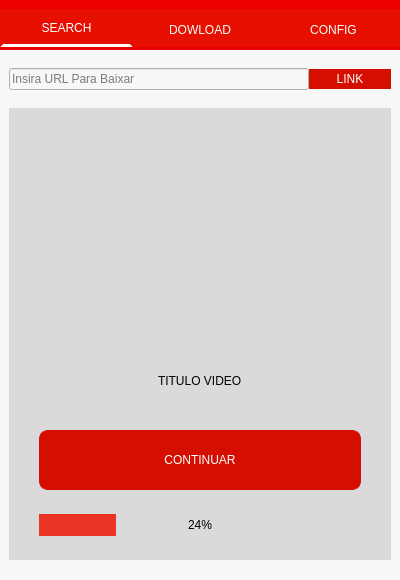
<?xml version="1.0" encoding="UTF-8"?>
<ui version="4.0">
 <class>MainWindow</class>
 <widget class="QMainWindow" name="MainWindow">
  <property name="geometry">
   <rect>
    <x>0</x>
    <y>0</y>
    <width>400</width>
    <height>580</height>
   </rect>
  </property>
  <property name="minimumSize">
   <size>
    <width>400</width>
    <height>580</height>
   </size>
  </property>
  <property name="maximumSize">
   <size>
    <width>16777215</width>
    <height>16777200</height>
   </size>
  </property>
  <property name="windowTitle">
   <string>MainWindow</string>
  </property>
  <widget class="QWidget" name="centralwidget">
   <layout class="QVBoxLayout" name="verticalLayout">
    <property name="spacing">
     <number>0</number>
    </property>
    <property name="leftMargin">
     <number>0</number>
    </property>
    <property name="topMargin">
     <number>0</number>
    </property>
    <property name="rightMargin">
     <number>0</number>
    </property>
    <property name="bottomMargin">
     <number>0</number>
    </property>
    <item>
     <widget class="QFrame" name="frame">
      <property name="maximumSize">
       <size>
        <width>16777215</width>
        <height>50</height>
       </size>
      </property>
      <property name="styleSheet">
       <string notr="true">background-color: rgb(236, 0, 0);</string>
      </property>
      <property name="frameShape">
       <enum>QFrame::NoFrame</enum>
      </property>
      <property name="frameShadow">
       <enum>QFrame::Raised</enum>
      </property>
      <layout class="QHBoxLayout" name="horizontalLayout">
       <property name="spacing">
        <number>0</number>
       </property>
       <property name="leftMargin">
        <number>0</number>
       </property>
       <property name="topMargin">
        <number>9</number>
       </property>
       <property name="rightMargin">
        <number>0</number>
       </property>
       <property name="bottomMargin">
        <number>3</number>
       </property>
       <item>
        <widget class="QPushButton" name="pushButton">
         <property name="sizePolicy">
          <sizepolicy hsizetype="Preferred" vsizetype="Expanding">
           <horstretch>0</horstretch>
           <verstretch>0</verstretch>
          </sizepolicy>
         </property>
         <property name="maximumSize">
          <size>
           <width>16777215</width>
           <height>50</height>
          </size>
         </property>
         <property name="styleSheet">
          <string notr="true">QPushButton {
	font: 75 14pt &quot;Verdana&quot;;
	color: white;
	background-color: rgb(231, 15, 0);
	border-radius: 0px; border: 3px solid rgb(231, 15, 0);
	border-bottom: 3px solid rgb(255,255,255);
}

QPushButton:hover {
	background-color: rgb(231, 15, 0);
	border-radius: 0px; border: 3px solid  rgb(231, 15, 0);
	border-bottom:3px  solid rgb(255,2555,255);
}</string>
         </property>
         <property name="text">
          <string>SEARCH</string>
         </property>
        </widget>
       </item>
       <item>
        <widget class="QPushButton" name="pushButton_2">
         <property name="sizePolicy">
          <sizepolicy hsizetype="Minimum" vsizetype="MinimumExpanding">
           <horstretch>0</horstretch>
           <verstretch>0</verstretch>
          </sizepolicy>
         </property>
         <property name="maximumSize">
          <size>
           <width>16777215</width>
           <height>50</height>
          </size>
         </property>
         <property name="styleSheet">
          <string notr="true">QPushButton {
	font: 75 14pt &quot;Verdana&quot;;
	color: white;
	background-color: rgb(231, 15, 0);
	border-radius: 0px; border: 3px solid rgb(231, 15, 0);
	border-bottom: 0px solid rgb(255,255,255);
}

QPushButton:hover {
	background-color: rgb(231, 15, 0);
	border-radius: 0px; border: 3px solid  rgb(231, 15, 0);
	border-bottom:0px  solid rgb(255,2555,255);
}</string>
         </property>
         <property name="text">
          <string>DOWLOAD</string>
         </property>
        </widget>
       </item>
       <item>
        <widget class="QPushButton" name="pushButton_3">
         <property name="sizePolicy">
          <sizepolicy hsizetype="Minimum" vsizetype="Expanding">
           <horstretch>0</horstretch>
           <verstretch>0</verstretch>
          </sizepolicy>
         </property>
         <property name="maximumSize">
          <size>
           <width>16777215</width>
           <height>50</height>
          </size>
         </property>
         <property name="styleSheet">
          <string notr="true">QPushButton {
	font: 75 14pt &quot;Verdana&quot;;
	color: white;
	background-color: rgb(231, 15, 0);
	border-radius: 0px; border: 3px solid rgb(231, 15, 0);
	border-bottom: 0px solid rgb(255,255,255);
}

QPushButton:hover {
	background-color: rgb(231, 15, 0);
	border-radius: 0px; border: 3px solid  rgb(231, 15, 0);
	border-bottom:0px  solid rgb(255,2555,255);
}</string>
         </property>
         <property name="text">
          <string>CONFIG</string>
         </property>
        </widget>
       </item>
      </layout>
     </widget>
    </item>
    <item>
     <widget class="QStackedWidget" name="stackedWidget">
      <property name="styleSheet">
       <string notr="true">background-color: rgb(255, 255, 255);</string>
      </property>
      <property name="currentIndex">
       <number>1</number>
      </property>
      <widget class="QWidget" name="page_3"/>
      <widget class="QWidget" name="page">
       <layout class="QVBoxLayout" name="verticalLayout_2">
        <property name="spacing">
         <number>0</number>
        </property>
        <property name="leftMargin">
         <number>0</number>
        </property>
        <property name="topMargin">
         <number>0</number>
        </property>
        <property name="rightMargin">
         <number>0</number>
        </property>
        <property name="bottomMargin">
         <number>0</number>
        </property>
        <item>
         <widget class="QFrame" name="frame_2">
          <property name="styleSheet">
           <string notr="true">background-color: rgb(247, 247, 247);</string>
          </property>
          <property name="frameShape">
           <enum>QFrame::NoFrame</enum>
          </property>
          <property name="frameShadow">
           <enum>QFrame::Raised</enum>
          </property>
          <layout class="QGridLayout" name="gridLayout">
           <property name="leftMargin">
            <number>9</number>
           </property>
           <property name="topMargin">
            <number>0</number>
           </property>
           <property name="rightMargin">
            <number>9</number>
           </property>
           <property name="bottomMargin">
            <number>0</number>
           </property>
           <property name="spacing">
            <number>0</number>
           </property>
           <item row="1" column="0" colspan="2">
            <widget class="QFrame" name="frame_3">
             <property name="maximumSize">
              <size>
               <width>16777215</width>
               <height>452</height>
              </size>
             </property>
             <property name="styleSheet">
              <string notr="true">
background-color: rgb(218, 218, 218);</string>
             </property>
             <property name="frameShape">
              <enum>QFrame::NoFrame</enum>
             </property>
             <property name="frameShadow">
              <enum>QFrame::Raised</enum>
             </property>
             <layout class="QVBoxLayout" name="verticalLayout_3">
              <property name="spacing">
               <number>0</number>
              </property>
              <property name="leftMargin">
               <number>30</number>
              </property>
              <property name="topMargin">
               <number>0</number>
              </property>
              <property name="rightMargin">
               <number>30</number>
              </property>
              <property name="bottomMargin">
               <number>0</number>
              </property>
              <item>
               <widget class="QLabel" name="label">
                <property name="sizePolicy">
                 <sizepolicy hsizetype="Fixed" vsizetype="Fixed">
                  <horstretch>0</horstretch>
                  <verstretch>0</verstretch>
                 </sizepolicy>
                </property>
                <property name="maximumSize">
                 <size>
                  <width>500</width>
                  <height>200</height>
                 </size>
                </property>
                <property name="toolTip">
                 <string>&lt;html&gt;&lt;head/&gt;&lt;body&gt;&lt;p align=&quot;center&quot;&gt;foto&lt;/p&gt;&lt;p align=&quot;center&quot;&gt;&lt;br/&gt;&lt;/p&gt;&lt;/body&gt;&lt;/html&gt;</string>
                </property>
                <property name="styleSheet">
                 <string notr="true">border-image: url(:/tmb/sem_img.png);</string>
                </property>
                <property name="text">
                 <string/>
                </property>
                <property name="pixmap">
                 <pixmap>:/tmb/ola.jpg</pixmap>
                </property>
                <property name="scaledContents">
                 <bool>true</bool>
                </property>
                <property name="alignment">
                 <set>Qt::AlignCenter</set>
                </property>
               </widget>
              </item>
              <item alignment="Qt::AlignHCenter">
               <widget class="QLabel" name="label_2">
                <property name="maximumSize">
                 <size>
                  <width>500</width>
                  <height>50</height>
                 </size>
                </property>
                <property name="text">
                 <string>TITULO VIDEO</string>
                </property>
               </widget>
              </item>
              <item>
               <widget class="QPushButton" name="pushButton_5">
                <property name="sizePolicy">
                 <sizepolicy hsizetype="Preferred" vsizetype="Preferred">
                  <horstretch>0</horstretch>
                  <verstretch>0</verstretch>
                 </sizepolicy>
                </property>
                <property name="maximumSize">
                 <size>
                  <width>500</width>
                  <height>60</height>
                 </size>
                </property>
                <property name="styleSheet">
                 <string notr="true">QPushButton {
	color: white;
	background-color: rgb(213, 15, 0);
	border-radius: 9px; border: 3px solid  rgb(213,15,0);
}

QPushButton:hover {
	background-color: rgb(231,15,0);
border-radius: 9px; border: 3px solid  rgb(213,15,0);
}</string>
                </property>
                <property name="text">
                 <string>CONTINUAR</string>
                </property>
               </widget>
              </item>
              <item>
               <widget class="QProgressBar" name="progressBar">
                <property name="styleSheet">
                 <string notr="true">QProgressBar
{
border: solid red;
border-radius: 15px;
color: black;
}
QProgressBar::chunk 
{
background-color: #eb3326;
border-radius :15px;
}    </string>
                </property>
                <property name="value">
                 <number>24</number>
                </property>
                <property name="alignment">
                 <set>Qt::AlignCenter</set>
                </property>
               </widget>
              </item>
             </layout>
            </widget>
           </item>
           <item row="0" column="0">
            <widget class="QLineEdit" name="lineEdit">
             <property name="sizePolicy">
              <sizepolicy hsizetype="Expanding" vsizetype="Preferred">
               <horstretch>0</horstretch>
               <verstretch>0</verstretch>
              </sizepolicy>
             </property>
             <property name="maximumSize">
              <size>
               <width>300</width>
               <height>16777215</height>
              </size>
             </property>
             <property name="styleSheet">
              <string notr="true">border-bottom: 3px rgb(0,0,0);</string>
             </property>
             <property name="placeholderText">
              <string>Insira URL Para Baixar</string>
             </property>
            </widget>
           </item>
           <item row="0" column="1">
            <widget class="QPushButton" name="pushButton_4">
             <property name="sizePolicy">
              <sizepolicy hsizetype="Minimum" vsizetype="Preferred">
               <horstretch>0</horstretch>
               <verstretch>0</verstretch>
              </sizepolicy>
             </property>
             <property name="maximumSize">
              <size>
               <width>500</width>
               <height>20</height>
              </size>
             </property>
             <property name="styleSheet">
              <string notr="true">QPushButton {
	color: white;
	background-color: rgb(213, 15, 0);
	border-radius: 0px; border: 0px solid  rgb(213,15,0);
}

QPushButton:hover {
	background-color: rgb(231,15,0);
border-radius: 0px; border: 0px solid  rgb(213,15,0);
}</string>
             </property>
             <property name="text">
              <string>LINK</string>
             </property>
            </widget>
           </item>
          </layout>
         </widget>
        </item>
       </layout>
      </widget>
      <widget class="QWidget" name="page_2">
       <layout class="QVBoxLayout" name="verticalLayout_5">
        <property name="spacing">
         <number>0</number>
        </property>
        <property name="leftMargin">
         <number>0</number>
        </property>
        <property name="topMargin">
         <number>0</number>
        </property>
        <property name="rightMargin">
         <number>0</number>
        </property>
        <property name="bottomMargin">
         <number>0</number>
        </property>
        <item>
         <widget class="QFrame" name="frame_4">
          <property name="styleSheet">
           <string notr="true">background-color: rgb(247, 247, 247);</string>
          </property>
          <property name="frameShape">
           <enum>QFrame::NoFrame</enum>
          </property>
          <property name="frameShadow">
           <enum>QFrame::Raised</enum>
          </property>
          <layout class="QGridLayout" name="gridLayout_2">
           <property name="leftMargin">
            <number>9</number>
           </property>
           <property name="topMargin">
            <number>0</number>
           </property>
           <property name="rightMargin">
            <number>9</number>
           </property>
           <property name="bottomMargin">
            <number>0</number>
           </property>
           <property name="spacing">
            <number>0</number>
           </property>
           <item row="1" column="0" colspan="2">
            <widget class="QFrame" name="frame_5">
             <property name="maximumSize">
              <size>
               <width>16777215</width>
               <height>452</height>
              </size>
             </property>
             <property name="styleSheet">
              <string notr="true">
background-color: rgb(218, 218, 218);</string>
             </property>
             <property name="frameShape">
              <enum>QFrame::NoFrame</enum>
             </property>
             <property name="frameShadow">
              <enum>QFrame::Raised</enum>
             </property>
             <layout class="QGridLayout" name="gridLayout_3">
              <item row="0" column="0">
               <widget class="QLabel" name="label_3">
                <property name="maximumSize">
                 <size>
                  <width>16777215</width>
                  <height>100</height>
                 </size>
                </property>
                <property name="text">
                 <string>QUALIDADE</string>
                </property>
                <property name="textFormat">
                 <enum>Qt::AutoText</enum>
                </property>
                <property name="alignment">
                 <set>Qt::AlignCenter</set>
                </property>
               </widget>
              </item>
              <item row="0" column="1">
               <widget class="QLabel" name="label_5">
                <property name="maximumSize">
                 <size>
                  <width>16777215</width>
                  <height>200</height>
                 </size>
                </property>
                <property name="text">
                 <string/>
                </property>
                <property name="alignment">
                 <set>Qt::AlignCenter</set>
                </property>
               </widget>
              </item>
              <item row="0" column="2">
               <widget class="QComboBox" name="comboBox"/>
              </item>
              <item row="1" column="1" colspan="2">
               <widget class="QLabel" name="label_6">
                <property name="maximumSize">
                 <size>
                  <width>16777215</width>
                  <height>200</height>
                 </size>
                </property>
                <property name="text">
                 <string/>
                </property>
                <property name="alignment">
                 <set>Qt::AlignCenter</set>
                </property>
               </widget>
              </item>
              <item row="2" column="1">
               <widget class="QPushButton" name="pushButton_7">
                <property name="sizePolicy">
                 <sizepolicy hsizetype="Preferred" vsizetype="Preferred">
                  <horstretch>0</horstretch>
                  <verstretch>0</verstretch>
                 </sizepolicy>
                </property>
                <property name="maximumSize">
                 <size>
                  <width>500</width>
                  <height>60</height>
                 </size>
                </property>
                <property name="styleSheet">
                 <string notr="true">QPushButton {
	color: white;
	background-color: rgb(213, 15, 0);
	border-radius: 9px; border: 3px solid  rgb(213,15,0);
}

QPushButton:hover {
	background-color: rgb(231,15,0);
border-radius: 9px; border: 3px solid  rgb(213,15,0);
}</string>
                </property>
                <property name="text">
                 <string>BAIXAR</string>
                </property>
               </widget>
              </item>
             </layout>
            </widget>
           </item>
           <item row="0" column="1">
            <widget class="QPushButton" name="pushButton_6">
             <property name="sizePolicy">
              <sizepolicy hsizetype="Minimum" vsizetype="Preferred">
               <horstretch>0</horstretch>
               <verstretch>0</verstretch>
              </sizepolicy>
             </property>
             <property name="maximumSize">
              <size>
               <width>500</width>
               <height>20</height>
              </size>
             </property>
             <property name="styleSheet">
              <string notr="true">QPushButton {
	color: white;
	background-color: rgb(213, 15, 0);
	border-radius: 0px; border: 0px solid  rgb(213,15,0);
}

QPushButton:hover {
	background-color: rgb(231,15,0);
border-radius: 0px; border: 0px solid  rgb(213,15,0);
}</string>
             </property>
             <property name="text">
              <string>PASTA</string>
             </property>
            </widget>
           </item>
           <item row="0" column="0">
            <widget class="QLineEdit" name="lineEdit_2">
             <property name="sizePolicy">
              <sizepolicy hsizetype="Expanding" vsizetype="Preferred">
               <horstretch>0</horstretch>
               <verstretch>0</verstretch>
              </sizepolicy>
             </property>
             <property name="maximumSize">
              <size>
               <width>300</width>
               <height>16777215</height>
              </size>
             </property>
             <property name="styleSheet">
              <string notr="true">border-bottom: 3px rgb(0,0,0);</string>
             </property>
             <property name="placeholderText">
              <string>Local Onde Será Salvo</string>
             </property>
            </widget>
           </item>
          </layout>
         </widget>
        </item>
        <item>
         <widget class="QLabel" name="label_4">
          <property name="maximumSize">
           <size>
            <width>50</width>
            <height>20</height>
           </size>
          </property>
          <property name="text">
           <string/>
          </property>
         </widget>
        </item>
       </layout>
      </widget>
     </widget>
    </item>
   </layout>
  </widget>
 </widget>
 <resources>
  <include location="img/tmb.qrc"/>
 </resources>
 <connections/>
</ui>
